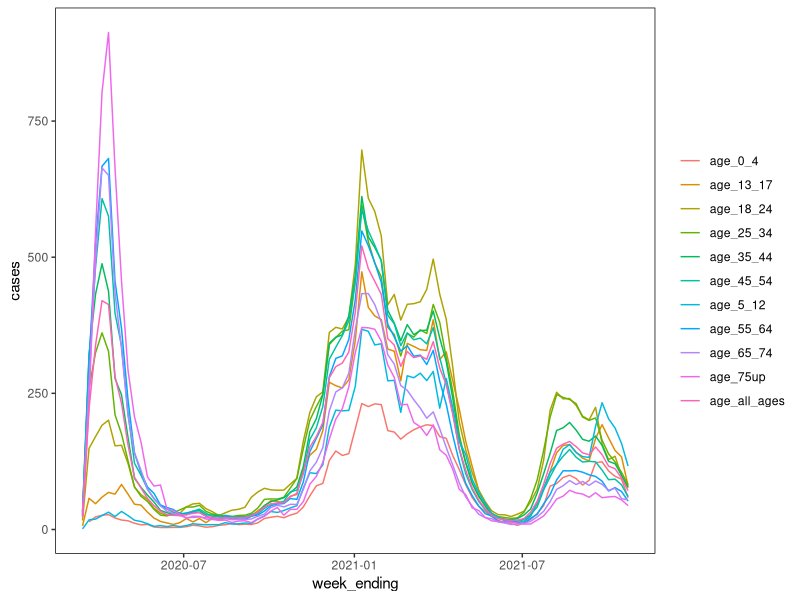
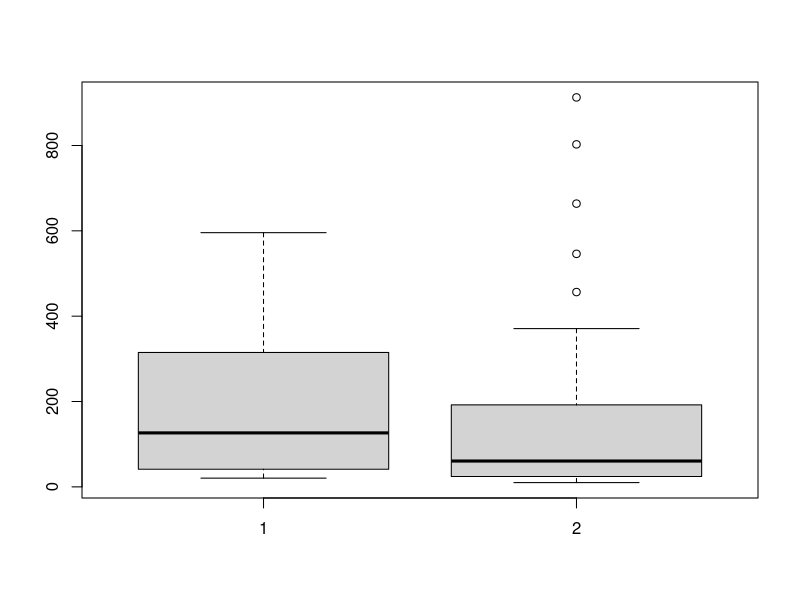
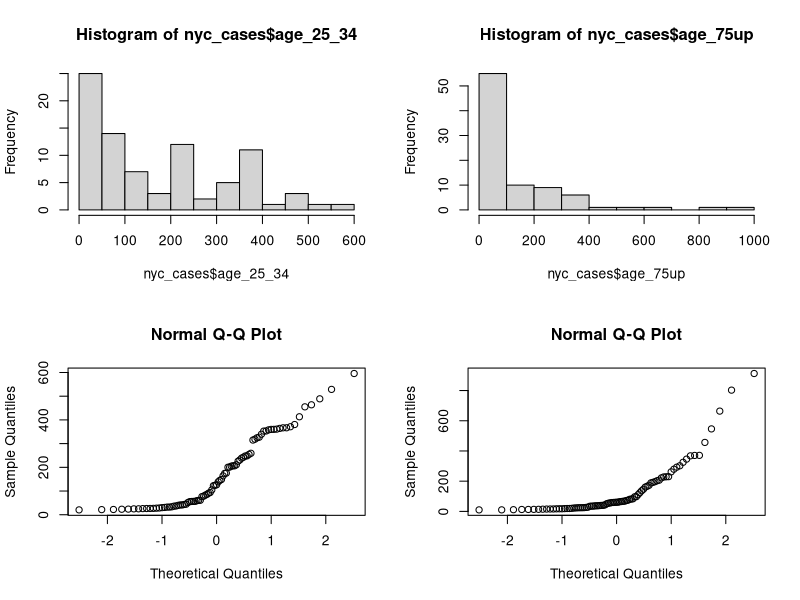
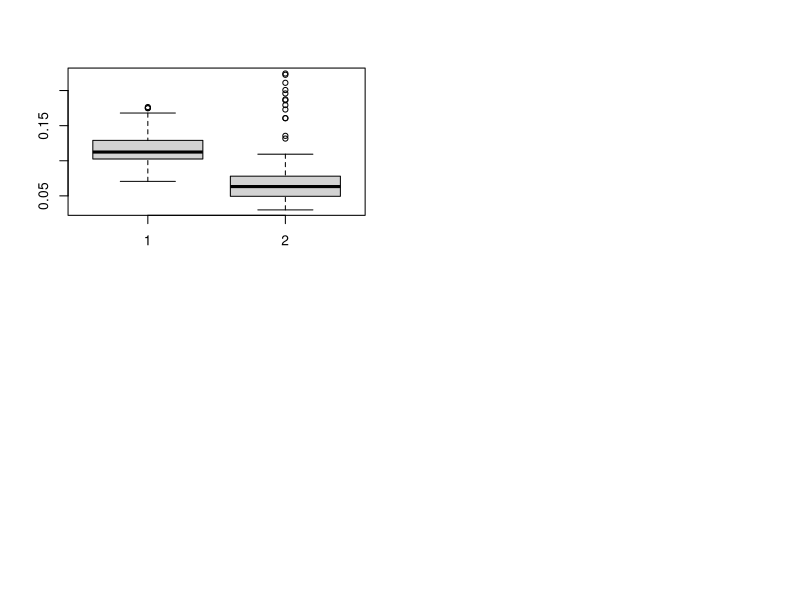
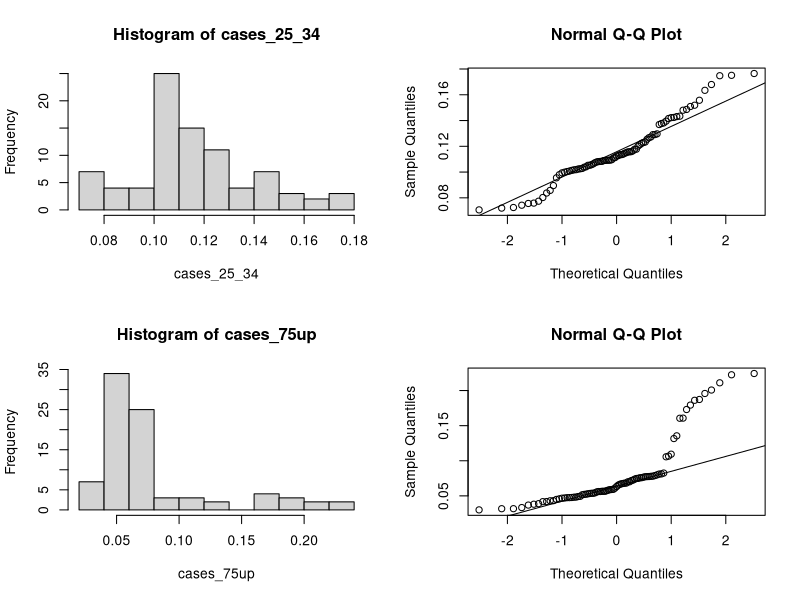

Write R code to recreate these figures, in order. (Note: this script raises an error after producing the figures.)
## ---- chunk 1
knitr::opts_chunk$set(echo = TRUE)
library(ggplot2)
library(dplyr)
library(tidyr)
library(knitr)
## ---- chunk 2
# import file
nyc_cases<- read.csv("NYC_covid_cases_by_age.csv")
# convert to long format
nyc_cases_long <- nyc_cases %>% gather("age_group", "cases", -week_ending)
# format age_group as factor and week_ending as date
nyc_cases_long$age_group<- as.factor(nyc_cases_long$age_group)
nyc_cases_long$week_ending <- as.Date(nyc_cases_long$week_ending, "%m/%d/%y")
## ---- chunk 3
cases_weekly_plot<- ggplot(nyc_cases_long,
                           aes(x=week_ending,
                               y = cases,
                               color= age_group)) +
  geom_line() +
  theme(panel.background=element_blank(), 
        strip.background = element_blank(),
        strip.placement = "outside",
        strip.text=element_blank(),
        panel.border=element_rect(colour="black",fill=NA),
        legend.title = element_blank())  

cases_weekly_plot
## ---- chunk 4
# how are the data in both age categories distributed - boxplot
boxplot(nyc_cases$age_25_34, nyc_cases$age_75up)

# how are the data in both age categories distributed - histograms and qqnorm plots
par(mfrow = c(2,2))
hist(nyc_cases$age_25_34,
     breaks = 10)
hist(nyc_cases$age_75up,
     breaks = 10)

qqnorm(nyc_cases$age_25_34)
qqnorm(nyc_cases$age_75up)

# do the data in each age category pass the normality test?
shapiro.test(nyc_cases$age_25_34)  
shapiro.test(nyc_cases$age_75up)
## ---- chunk 5
nyc_cases_prop <- nyc_cases_long %>%
  drop_na() %>%
  group_by(week_ending) %>% 
  mutate(prop = cases/sum(cases))

cases_25_34 <- nyc_cases_prop %>%
  filter(age_group == "age_25_34") %>%
  pull(prop)

cases_75up <- nyc_cases_prop %>%
  filter(age_group == "age_75up") %>%
  pull(prop)

# how are the data in both age categories distributed - boxplot
boxplot(cases_25_34, cases_75up)

# how are the data in both age categories distributed - histograms and qqnorm plots
par(mfrow=c(2,2))

hist(cases_25_34)
qqnorm(cases_25_34)
qqline(cases_25_34)

hist(cases_75up)
qqnorm(cases_75up)
qqline(cases_75up)

# do the data in each age category pass the normality test?
shapiro.test(cases_25_34)
shapiro.test(cases_75up)
## ---- chunk 6
wilcox.test(cases_25_34, cases_75up)
## ---- chunk 7
# filter the data
cases_25_34<- cases_25_34%>%
  mutate(Delta= ifelse(week_ending < "0021-06-26", "Before_Delta", "After_Delta"))
cases_25_34$Delta = factor(cases_25_34$Delta,
                           levels=c("Before_Delta","After_Delta"))

cases_25_34_before <- cases_25_34 %>%
  filter(Delta == "Before_Delta")

cases_25_34_after <- cases_25_34 %>%
  filter(Delta == "After_Delta")

# exploratory plots
par(mfrow = c(2,2))
hist(cases_25_34_before$prop)
qqnorm(cases_25_34_before$prop)
qqline(cases_25_34_before$prop)

hist(cases_25_34_after$prop)
qqnorm(cases_25_34_after$prop)
qqline(cases_25_34_after$prop)

shapiro.test(cases_25_34_before$prop) 
shapiro.test(cases_25_34_after$prop) 

# statistical test
wilcox.test(cases_25_34_before$prop, cases_25_34_after$prop)

## ---- chunk 8

# before and after delta - line plot
# cases_before_after_delta_plot<- ggplot(cases_25_34, aes(x=prop, color= Delta,
#                                                         group= Delta))+
#   geom_density() +
#   theme(panel.background=element_blank(), 
#         strip.background = element_blank(),
#         strip.placement = "outside",
#         strip.text=element_blank(),
#         panel.border=element_rect(colour="black",fill=NA),
#         legend.title = element_blank())  
# cases_before_after_delta_plot

# violin plot
ggplot(cases_25_34, aes(x= Delta, y=prop, fill= Delta)) +
  geom_violin() +
  geom_boxplot(width=0.1, fill="white") +
  theme(panel.background=element_blank(), 
        strip.background = element_blank(),
        strip.placement = "outside",
        strip.text=element_blank(),
        panel.border=element_rect(colour="black",fill=NA),
        legend.title = element_blank())  
## ---- chunk 9
breakthrough_cases = data.frame(Cases = c(820,4140),
                                Hospitalizations = c(32, 349),
                                Deaths = c(4, 39))
row.names(breakthrough_cases) = c("Vaccinated","Unvaccinated")
breakthrough_cases

knitr::kable(breakthrough_cases)

fisher.test(breakthrough_cases)
chisq.test(breakthrough_cases)
